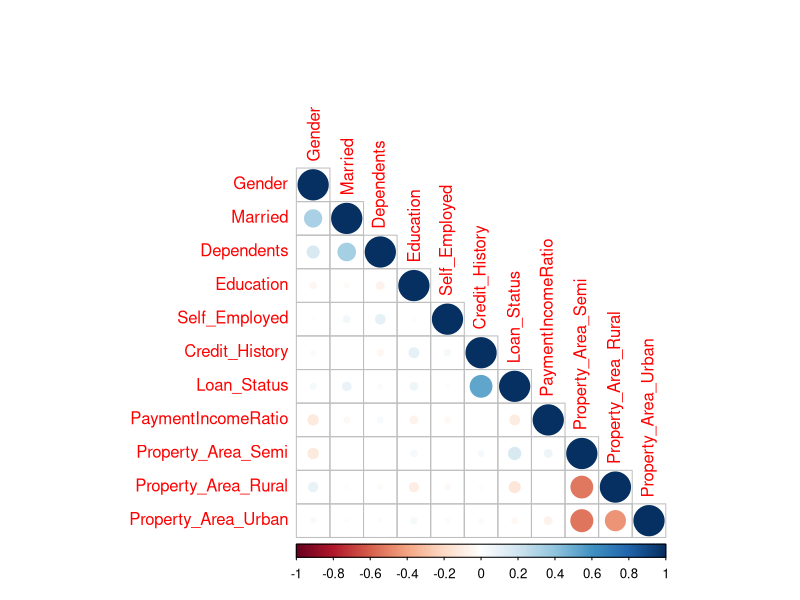

Write the R code that produced this figure.
## ---- chunk 1
library(dplyr)
data <- readr::read_csv("train.csv")
glimpse(data)
## ---- chunk 2
library(skimr)
skim(data)
## ---- chunk 3
library(rsample)

data_xplit <- initial_split(data, strata = Loan_Status)

data_train <- training(data_xplit)
data_test <- testing(data_xplit)

## ---- chunk 4
library(mice)

data_train1 <- data_train %>% 
  mutate(Gender = factor(Gender),
         Married = factor(Married),
         Education = factor(Education),
         Self_Employed = factor(Self_Employed),
         Property_Area = factor(Property_Area)) %>% 
  select(-Loan_ID) %>% 
  mice(m=2, maxit = 2, method = 'cart', seed = 500) %>% 
  complete(1)

colSums(is.na(data_train1))
## ---- chunk 5
monthly_payment <- function(loan_amount, loan_amount_term){
  r <- 0.005
  monthly_payment <- (loan_amount/(((1+r)^loan_amount_term)-1))*(((1+r)^loan_amount_term)*r)
  return(monthly_payment)
}
## ---- chunk 6
data_train2 <- data_train1 %>% 
  mutate(LoanAmount = LoanAmount*1000,
         CombinedIncome = ApplicantIncome + CoapplicantIncome) %>% 
  select(-ApplicantIncome, -CoapplicantIncome) %>% 
  mutate(MonthlyPayment = monthly_payment(LoanAmount, Loan_Amount_Term),
         PaymentIncomeRatio = MonthlyPayment/CombinedIncome)
glimpse(data_train2)
## ---- chunk 7
data_train3 <- data_train2 %>% 
  mutate(Gender = if_else(Gender == "Male", 1, 0),
         Married = if_else(Married == "Yes", 1, 0),
         Education = if_else(Education == "Graduate", 1, 0),
         Self_Employed = if_else(Self_Employed == "Yes", 1, 0),
         Credit_History = as.numeric(as.character(Credit_History)),
         Property_Area_Semi = if_else(Property_Area == "Semiurban", 1, 0),
         Property_Area_Rural = if_else(Property_Area == "Rural", 1, 0),
         Property_Area_Urban = if_else(Property_Area == "Urban", 1, 0),
         Loan_Status = if_else(Loan_Status == "Y", 1, 0)) %>% 
  select(-Property_Area)
data_train3 %>% glimpse()
## ---- chunk 8
data_train4 <- scale(data_train3) %>% as_tibble()
glimpse(data_train4)
## ---- chunk 9
library(corrplot)
data_train4 %>% 
  select(-LoanAmount, -Loan_Amount_Term, -CombinedIncome, -MonthlyPayment) %>% 
  cor() %>% 
  corrplot(type = "lower")
## ---- chunk 10
# Library for imputation
library(mice) 

# Function to add monthly income column
monthly_payment <- function(loan_amount, loan_amount_term){
  r <- 0.005
  monthly_payment <- (loan_amount/(((1+r)^loan_amount_term)-1))*(((1+r)^loan_amount_term)*r)
  return(monthly_payment)
} 

# Pre-processing pipeline 

data_train_pipelined <- data_train %>%
  mutate(Gender = factor(Gender),
         Married = factor(Married),
         Education = factor(Education),
         Self_Employed = factor(Self_Employed),
         Property_Area = factor(Property_Area)) %>% 
  select(-Loan_ID) %>% 
  mice(m=2, maxit = 2, method = 'cart', seed = 500) %>% 
  complete(1) %>% 
  mutate(LoanAmount = LoanAmount*1000,
         CombinedIncome = ApplicantIncome + CoapplicantIncome) %>% 
  select(-ApplicantIncome, -CoapplicantIncome) %>% 
  mutate(MonthlyPayment = monthly_payment(LoanAmount, Loan_Amount_Term),
         PaymentIncomeRatio = MonthlyPayment/CombinedIncome) %>% 
  mutate(Gender = if_else(Gender == "Male", 1, 0),
         Married = if_else(Married == "Yes", 1, 0),
         Education = if_else(Education == "Graduate", 1, 0),
         Self_Employed = if_else(Self_Employed == "Yes", 1, 0),
         Credit_History = as.numeric(as.character(Credit_History)),
         Property_Area_Semi = if_else(Property_Area == "Semiurban", 1, 0),
         Property_Area_Rural = if_else(Property_Area == "Rural", 1, 0),
         Property_Area_Urban = if_else(Property_Area == "Urban", 1, 0),
         Loan_Status = if_else(Loan_Status == "Y", 1, 0)) %>% 
  select(-Property_Area) %>% 
  scale() %>% 
  as_tibble()
  
glimpse(data_train_pipelined)
skim(data_train_pipelined)
## ---- chunk 11
waldo::compare(data_train_pipelined, data_train4)
